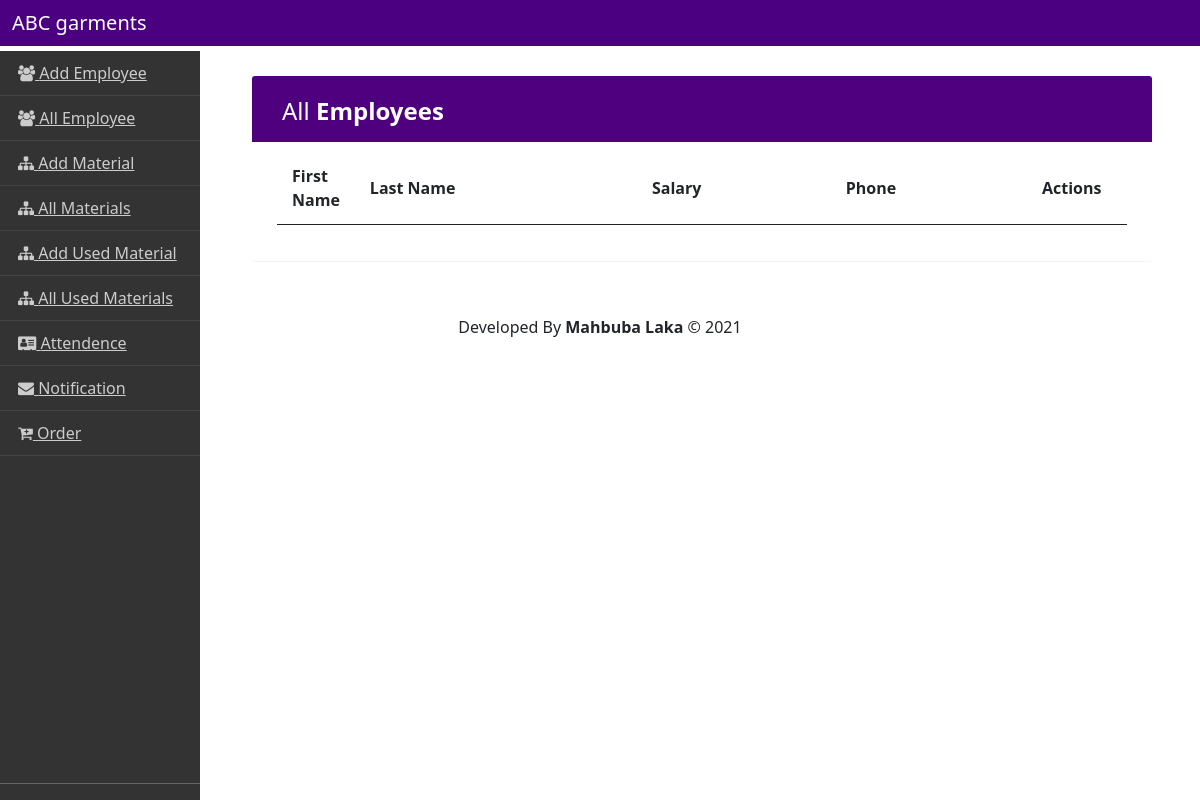
The page /garments/all_employee/ on the database as committed earlier.
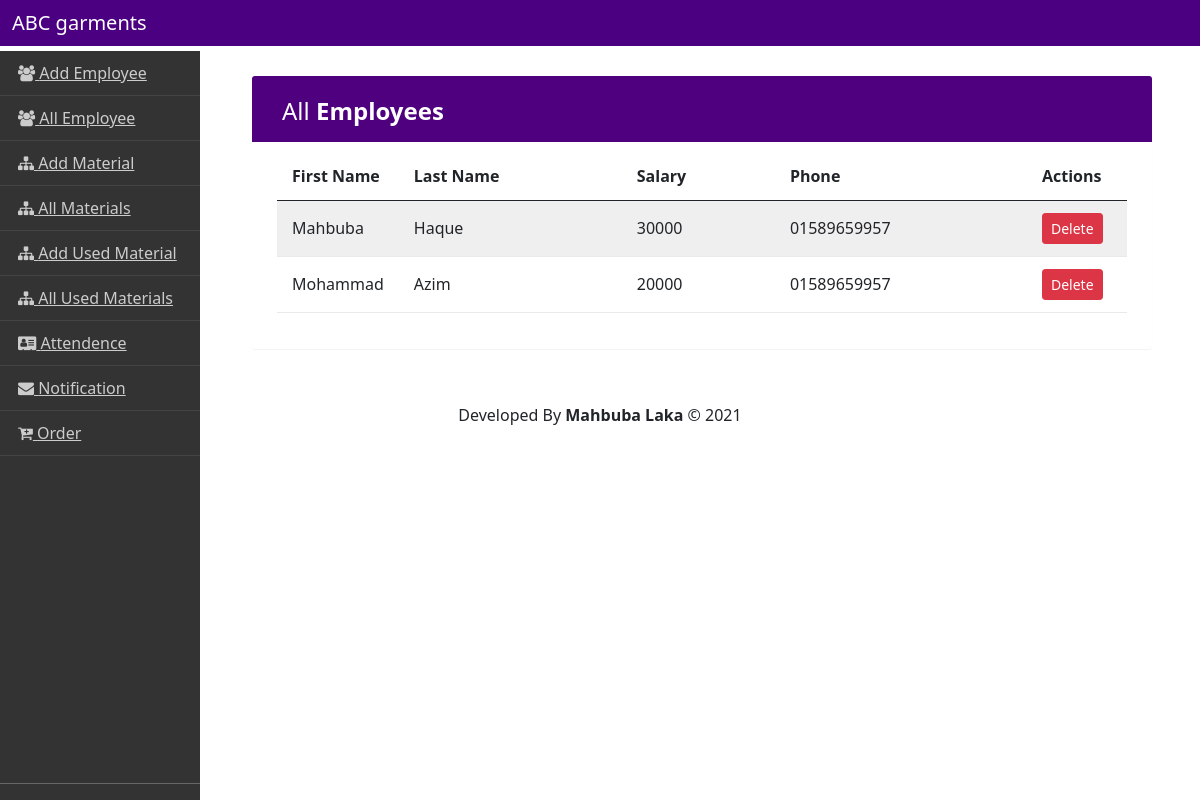
The same page on the database as committed later.
### abc_garments/models.py (models this page shows, shortened)
class Employee(models.Model):
    first_name=models.CharField(max_length=255)
    last_name=models.CharField(max_length=255)
    salary=models.IntegerField()
    phone=models.CharField(max_length=20)
    supervisor=models.ForeignKey(User,on_delete=models.CASCADE)

### abc_garments/views.py (the view)
# urls.py: path('all_employee/',allEmployee,name='all_employee'),
def allEmployee(request):
    context={}
    employees=Employee.objects.all()
    context['employees']=employees
    return render(request,'admin/all_employee.html',context)

### templates/admin/all_employee.html (shortened to what this page needs)
{% extends 'admin/base_admin.html' %}
{% load static %}
{% block CSS %}
<link rel="stylesheet" href="{% static 'custom/css/datatable.css' %}">
{% endblock CSS%}
{% block content %}
<div class="container">
    <div class="container">
        <div class="table-wrapper">
            <div class="table-title">
                <div class="row">
                    <div class="col-sm-6">
                        <h2>All <b>Employees</b></h2>
                    </div>
                </div>
            </div>
            <table class="table table-striped table-hover">
                <thead>
                    <tr>
                        <th>First Name</th>
                        <th>Last Name</th>
                        <th>Salary</th>
                        <th>Phone</th>
                        <th>Actions</th>
                    </tr>
                </thead>
                <tbody>
                    {% for employee in employees %}
                    <tr>
                        <td>{{employee.first_name}}</td>
                        <td>{{employee.last_name}}</td>
                        <td>{{employee.salary}}</td>
                        <td>{{employee.phone}}</td>
                        <td>
                            <button type="button" class="btn btn-sm btn-danger" data-bs-toggle="modal" data-bs-target="#exampleModal">
                                Delete
                            </button>
                        </td>
                    </tr>
                    {% endfor %}
                </tbody>
            </table>
        </div>
    </div>
</div>
{% endblock %}

Rows that differ between the two databases and show on the page:
added Employee: first_name "Mahbuba", last_name "Haque", salary "30000", phone "01589659957"
added Employee: first_name "Mohammad", last_name "Azim", salary "20000", phone "01589659957"
